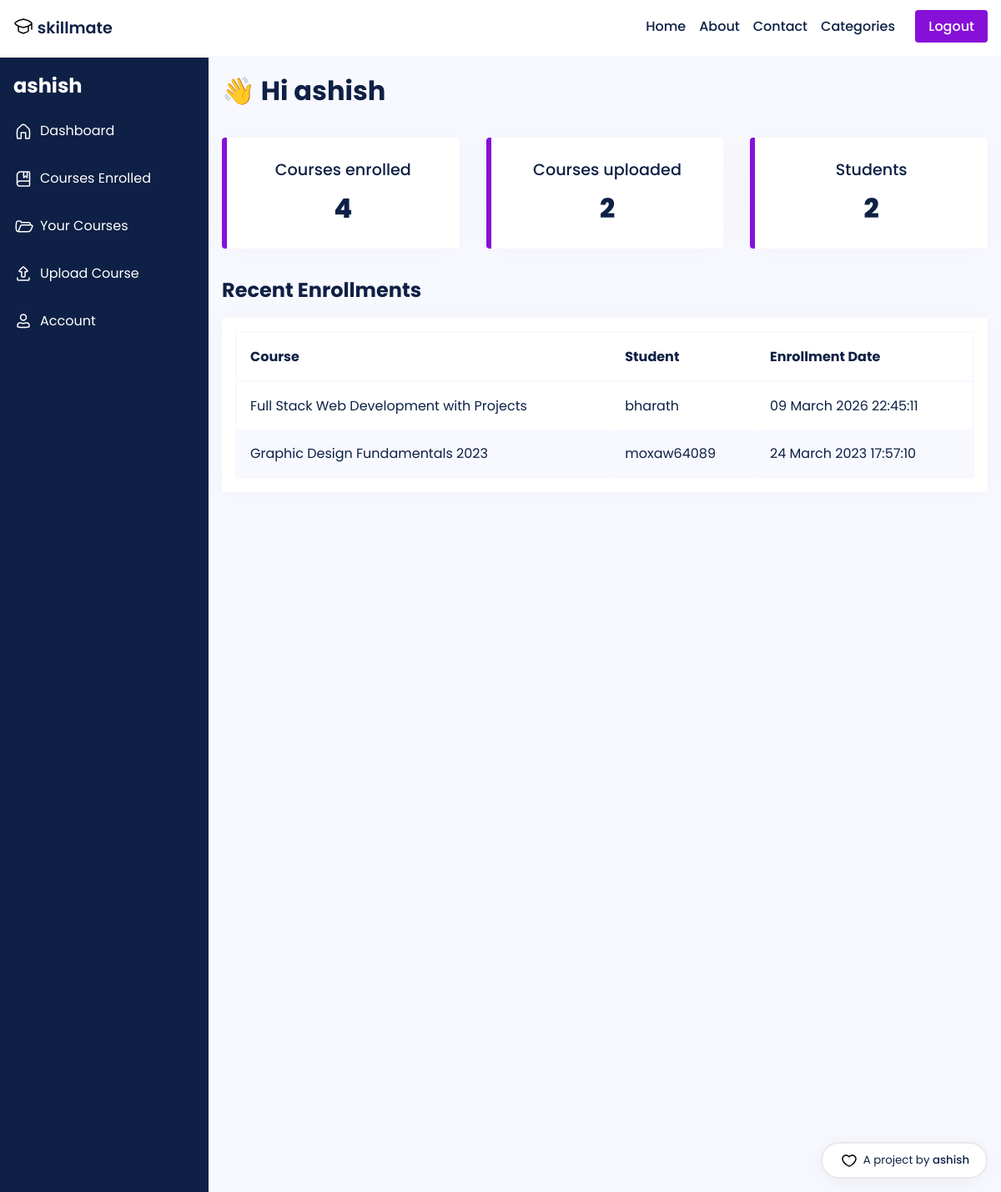
The page /dashboard/home/ (signed in) on the database its author committed.
### main/models.py (models this page shows, shortened)
class Course(models.Model):
    LEVEL_CHOICES = [
        ('Beginner', 'Beginner'),
        ('Intermediate', 'Intermediate'),
        ('Advanced', 'Advanced')
    ]
    id = models.AutoField(primary_key=True)
    title = models.CharField(max_length=255)
    slug = models.SlugField(unique=True)
    description = models.TextField()
    thumbnail = CloudinaryField('thumbnail')
    featured_video = CloudinaryField('featured_video')
    instructor = models.ForeignKey(User, on_delete=models.CASCADE, related_name='courses', default=None)
    created_at = models.DateTimeField(auto_now_add=True)
    updated_at = models.DateTimeField(auto_now=True)
    level = models.CharField(max_length=20, choices=LEVEL_CHOICES, default='Beginner')
    duration = models.CharField(max_length=10, default='0')
    category = models.CharField(max_length=255, default="uncategorized")
    price = models.DecimalField(max_digits=8, decimal_places=2, default=0.00)
    discount = models.DecimalField(max_digits=5, decimal_places=2, default=0.00)
    requirements = models.TextField(help_text='Enter the requirements for the course, separated by a comma.', default='')
    content = models.TextField(help_text='Enter the course content, separated by a comma.', default='')
    lesson_title = models.CharField(max_length=255, default='Lesson')
    lesson_video = CloudinaryField('lesson_video', null=True)
    students = models.ManyToManyField(User, related_name='enrolled_courses', blank=True)

### main/views.py (the view)
# urls.py: path('dashboard/home/', views.dashboard_home, name='dashboard-home'),
def dashboard_home(request):
    user = request.user
    courses_uploaded = Course.objects.filter(instructor=user)
    num_courses_uploaded = courses_uploaded.count()
    courses_enrolled = Course.objects.filter(students=user)
    num_courses_enrolled = courses_enrolled.count()
    num_students = Enrollment.objects.filter(course__in=courses_uploaded).values('student').distinct().count()
    instructor = request.user
    courses = Course.objects.filter(instructor=instructor)
    enrollments = []
    ist_tz = pytz.timezone('Asia/Kolkata')
    for course in courses:
        course_enrollments = Enrollment.objects.filter(course=course)
        for enrollment in course_enrollments:
            student = enrollment.student
            enrollment_date_ist = enrollment.enrolled_at.astimezone(ist_tz)
            enrollment_date = enrollment_date_ist.strftime('%d %B %Y %H:%M:%S')
            enrollments.append({'course_title': course.title, 'student_name': student.username, 'enrollment_date': enrollment_date})
    context = {
        'courses_uploaded': courses_uploaded,
        'num_courses_uploaded': num_courses_uploaded,
        'num_courses_enrolled': num_courses_enrolled,
        'num_students': num_students,
        'enrollments': enrollments,
    }
    return render(request, 'dashboard/home.html', context)

### templates/dashboard/home.html (shortened to what this page needs)
{% extends 'dashboard-base.html' %}
{% block content %}
<sectiion class='dashboard'>
    <h1>&#128075; Hi {{user}}</h1>
    <div class='stats'>
        <div class='stat'>
            <p class='stat-heading'>Courses enrolled</p>
            <p>{{num_courses_enrolled}}</p>
        </div>
        <div class='stat'>
            <p class='stat-heading'>Courses uploaded</p>
            <p>{{num_courses_uploaded}}</p>
        </div>
        <div class='stat'>
            <p class='stat-heading'>Students</p>
            <p>{{num_students}}</p>
        </div>
    </div>
    <h2 style=''>Recent Enrollments</h2>
    <div class='dashboard-table'>
    <table class="table table-striped">
        <thead>
          <tr>
            <th>Course</th>
            <th>Student</th>
            <th>Enrollment Date</th>
          </tr>
        </thead>
        <tbody>
          {% for enrollment in enrollments %}
          <tr>
            <td>{{ enrollment.course_title }}</td>
            <td>{{ enrollment.student_name }}</td>
            <td>{{ enrollment.enrollment_date }}</td>
          </tr>
          {% endfor %}
        </tbody>
      </table>
    </div>
{% endblock content %}

### templates/dashboard-base.html (shortened to what this page needs)
{% load static %}
<!DOCTYPE html>
<html lang="en">
<head>
    <link rel="stylesheet" href="{% static 'css/style.css' %}">
</head>
<body>
    <header>
        <nav style='margin-left: 1rem; margin-right: 1rem' class=''>
            <span>
                <a href='/'>
                    <div style='display: flex; justify-content: baseline; column-gap: .3rem'>
                    <span>skillmate</span>
                    </div>
                </a>
            </span>
            <ul style=''>
                <li><a href = '/'>Home</a></li>
                <li><a href = '/about'>About</a></li>
                <li><a href = '/contact'>Contact</a></li>
                <li>
                    <a style="display: flex;" class="desktop-categories-btn" href="javascript:void(0);">
                        Categories
                    </a>
                </li>
                <li>
                    {% if user.is_authenticated %}
                    <a class='btn' href='/accounts/logout/'>Logout</a>
                    {% else %}
                    <a class='btn' href='/accounts/login/'>Login</a>&nbsp
                    {% endif %}
                </li>
            </ul>
        </nav>
    </header>
    <main>
        <div class="profile-container">
          <div class="sidebar">
            <h2>{{user}}</h2>
            <ul>
              <a href="/dashboard/home">
                <li style='display: flex; column-gap: .5rem; align-items: center;'>
                    Dashboard
                </li></a>
              <a href="/dashboard/courses-enrolled">
                <li style='display: flex; column-gap: .5rem; align-items: center;'>
                    Courses Enrolled
                </li></a>
              <a href="/dashboard/courses-uploaded">
                <li style='display: flex; column-gap: .5rem; align-items: center;'>
                    Your Courses
                </li></a>
              <a href="/dashboard/upload">
                <li style='display: flex; column-gap: .5rem; align-items: center;'>
                Upload Course
                </li></a>
              <a href="/dashboard/profile">
                <li style='display: flex; column-gap: .5rem; align-items: center;'>
                    Account
                </li></a>
            </ul>
          </div>
          <div class="profile-main">
            {% block content %}{% endblock content %}
          </div>
        </div>
      </main>
    <a href='https://github.com/ashish-makes' target='_blank'><div class='ashish-credits'>
        <img class="icons" style='height: 1.5rem; width: 1.5rem; cursor: pointer;' src='{% static 'img/heart.svg' %}'>
        <span style="margin-top: .1rem;" class='text'>A project by <span class='name' style='font-weight: 500;'>ashish
    </div></a>
</body>
</html>

### static/css/style.css (style rules this page uses)
* { font-family: 'Poppins'; margin: 0; padding: 0; box-sizing: border-box; scroll-behavior: smooth; scroll-padding-top: 2rem; }
body { color: #0e2045; background: #fff; display: flex; flex-direction: column; min-height: 100vh; }
main { flex: 1; }
img { width: 100%; }
a { text-decoration: none; color: #0e2045; }
.btn { background-color: #8710d8; border-radius: 4px; padding: .5rem 1rem; border: none; color: #fff; transition: transform .2s ease-in-out; }
header { border-bottom: 2px solid #f8f8ff; }
nav { display: flex; justify-content: space-between; padding: 1.2rem 0; font-weight: 500; }
nav span { font-size: 1.2rem; font-weight: 600; }
nav ul { display: flex; column-gap: 1rem; justify-content: baseline; }
nav li { list-style: none; }
.ashish-credits { background-color: #fff; border: 2px solid #e7e9eb; font-size: smaller; padding: .5rem .5rem; width: 200px; display: flex; column-gap: .3rem; justify-content: center; border-radius: 50px; box-shadow: 0 5px 30px 0 rgba(0,0,0,.05); z-index: 9999; position: fixed; bottom: 1rem; right: 1rem; }
.profile-container { display: flex; background-color: #f8f8ff; }
.sidebar { background-color: #0e2045; color: #fff; height: 170vh; min-width: 250px; box-sizing: border-box; top: 0; left: 0; z-index: 1; }
.sidebar h2 { padding: 1rem; margin: 0; font-size: 1.5rem; font-weight: bold; }
.sidebar ul { margin: 0; padding: 0; list-style: none; }
.sidebar li { margin-bottom: 1rem; padding-left: 1rem; padding-top: .5rem; padding-bottom: .5rem; color: #fff; }
.profile-main { flex: 1; padding: 1rem; box-sizing: border-box; min-height: 100vh; }
.profile-main h1 { margin: 0; font-size: 2rem; font-weight: bold; margin-bottom: 20px; }
.stats { margin: 2rem 0; display: grid; grid-template-columns: repeat(auto-fit, minmax(200px, 1fr)); gap: 2rem; }
.stat { background-color: #fff; border-radius: 4px; padding: 1rem 1.2rem; box-shadow: 0 0 40px rgba(0, 0, 0, 0.03); border-left: 6px solid #8710d8; }
.stat .stat-heading { font-weight: 500; font-size: larger; }
.stat p { margin: .5rem 0; text-align: center; font-size: 2rem; font-weight: 800; }
.dashboard-table { background-color: #fff; border-radius: 4px; padding: 1rem; box-shadow: 0 0 40px rgba(0, 0, 0, 0.03); margin: 1rem 0; }
.dashboard-table table { width: 100%; border-collapse: collapse; border: 2px solid #f8f8ff; }
.dashboard-table th, .dashboard-table td { padding: 1rem; border-radius: 4px; text-align: left; }
.dashboard-table th { font-weight: bold; border-bottom: 2px solid #f8f8ff; }
.dashboard-table tbody tr:nth-child(even) { background-color: #f8f8ff; }

### rows shown on the page
Course: course_title "Full Stack Web Development with Projects"
Course: course_title "Graphic Design Fundamentals 2023"

### other values the page prints
{{ user }} "ashish"
{{ num_courses_enrolled }} "4"
{{ num_courses_uploaded }} "2"
{{ num_students }} "2"
{{ enrollment.student_name }} "bharath" "moxaw64089"
{{ enrollment.enrollment_date }} "09 March 2026 22:45:11" "24 March 2023 17:57:10"
